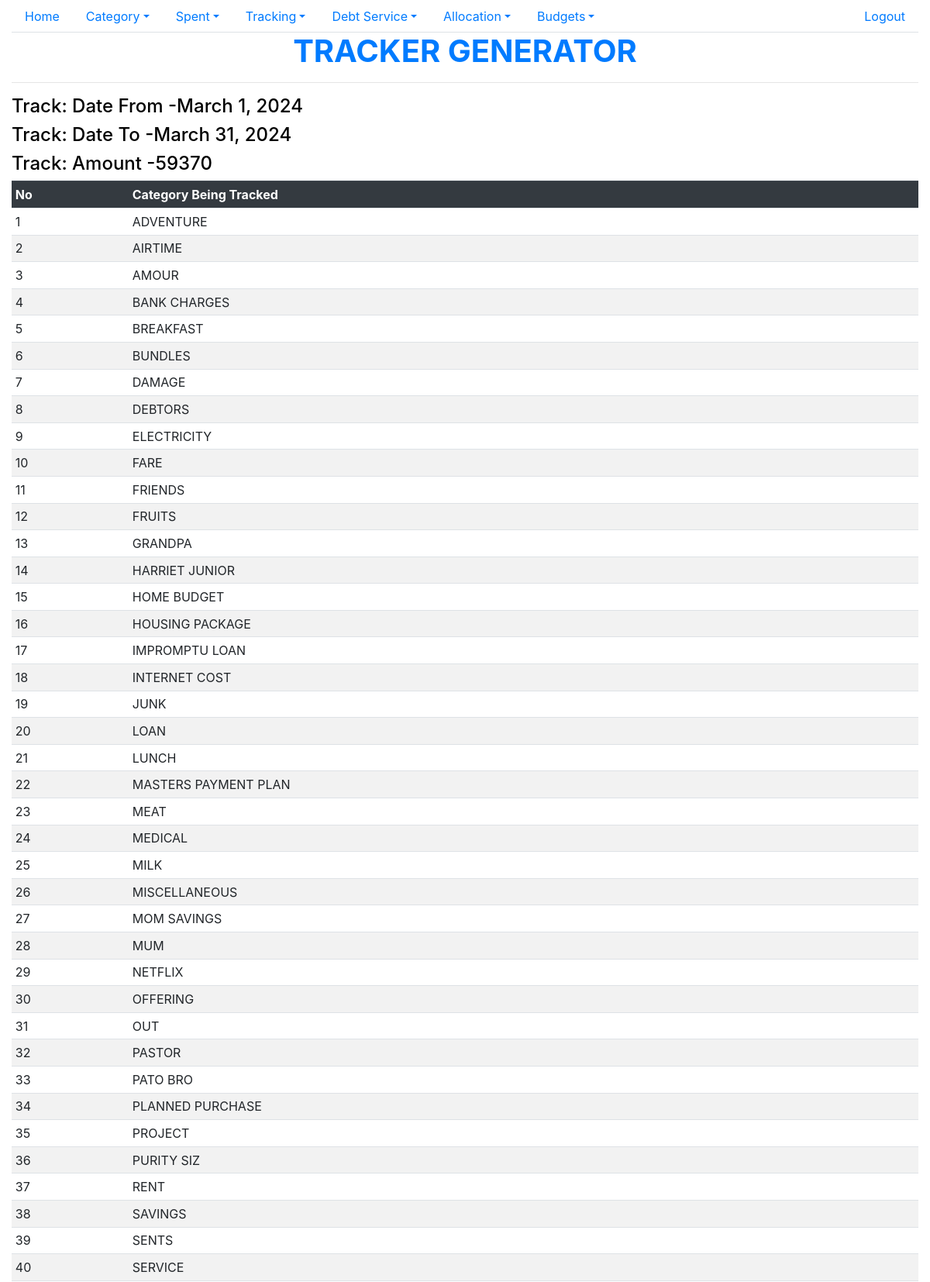
/trackerlist/37 (signed in, upper part), run on the app's committed database.
### spent/models.py (models this page shows, shortened)
class Track(models.Model):
    start_date = models.DateField()
    end_date = models.DateField(null=True,blank=True)
    amount = models.IntegerField()
    daily_limit = models.IntegerField(default=0)
    voided = models.IntegerField(default=0)
    user_id = models.ForeignKey(settings.AUTH_USER_MODEL,on_delete=models.CASCADE)
    date_created = models.DateTimeField(auto_now_add=True)
    date_updated = models.DateTimeField(auto_now=True)
    class Meta:
        ordering =["-start_date"]

class Tracker(models.Model):
    category_id= models.ForeignKey(Category,on_delete=models.CASCADE)
    voided = models.IntegerField(default=0)
    user_id = models.ForeignKey(settings.AUTH_USER_MODEL, on_delete=models.CASCADE)
    track_id = models.ForeignKey(Track,on_delete=models.CASCADE)
    date_created = models.DateTimeField(auto_now_add=True)
    date_updated = models.DateTimeField(auto_now=True)

class Category(models.Model):
    date = models.DateField()
    category = models.CharField(max_length=32)
    as_savings=models.BooleanField(default=False)
    budget_category = models.ForeignKey(BudgetClassItem,on_delete=models.CASCADE,blank=True,null=True)
    inactive = models.BooleanField(default=False)
    voided = models.IntegerField(default=0)
    user_id = models.ForeignKey(settings.AUTH_USER_MODEL, on_delete=models.CASCADE)
    date_created = models.DateTimeField(auto_now_add=True)
    date_updated = models.DateTimeField(auto_now=True)
    class Meta:
        ordering =["category"]

### spent/views.py (the view)
# urls.py: path('trackerlist/<int:pk>',views.TrackerListView.as_view(),name="tracker_list"),
class TrackerListView(LoginRequiredMixin,View):
    model =Tracker
    login_url = settings.LOGIN_URL
    template_name = "spent/tracker_list.html"
    def get(self,request,pk,*args,**kwargs):
        track =Track.objects.get(pk=pk)
        trackers = Tracker.objects.filter(track_id=track,voided=0)
        return render(request,self.template_name,{'trackers':trackers,'track':track})

### spent/templates/spent/tracker_list.html (shortened to what this page needs)
{% extends "base.html"%}
{% block content %}
<h1 class="text-center text-primary font-weight-bold">TRACKER GENERATOR</h1>
<hr/>
<h4>Track: Date From -{{track.start_date}}</h4>
<h4>Track: Date To -{{track.end_date}}</h4>
<h4>Track: Amount -{{track.amount}}</h4>
<table class="table table-sm table-striped">
  <tr class="thead-dark">
    <th>No</th><th>Category Being Tracked</th>
  </tr>
  {% for tracker in trackers %}
    <tr>
      <td>{{forloop.counter}}</td><td>{{tracker.category_id.category}}</td>
    </tr>
  {% endfor %}
</table>
{% endblock content %}

### static/spent/main.css (style rules this page uses)
body { color: #000; overflow-x: hidden; height: 100%; background-repeat: no-repeat; background-size: 100% 100% }

### data on the page
Track: start_date "March 1, 2024", end_date "March 31, 2024", amount "59370"
Tracker: category_id.category "ADVENTURE"
Tracker: category_id.category "AIRTIME"
Tracker: category_id.category "AMOUR"
Tracker: category_id.category "BANK CHARGES"
Tracker: category_id.category "BREAKFAST"
Tracker: category_id.category "BUNDLES"
Tracker: category_id.category "DAMAGE"
Tracker: category_id.category "DEBTORS"
Tracker: category_id.category "ELECTRICITY"
Tracker: category_id.category "FARE"
Tracker: category_id.category "FRIENDS"
Tracker: category_id.category "FRUITS"
Tracker: category_id.category "GRANDPA"
Tracker: category_id.category "HARRIET JUNIOR"
Tracker: category_id.category "HOME BUDGET"
Tracker: category_id.category "HOUSING PACKAGE"
Tracker: category_id.category "IMPROMPTU LOAN"
Tracker: category_id.category "INTERNET COST"
Tracker: category_id.category "JUNK"
Tracker: category_id.category "LOAN"
Tracker: category_id.category "LUNCH"
Tracker: category_id.category "MASTERS PAYMENT PLAN"
Tracker: category_id.category "MEAT"
Tracker: category_id.category "MEDICAL"
Tracker: category_id.category "MILK"
Tracker: category_id.category "MISCELLANEOUS"
Tracker: category_id.category "MOM SAVINGS"
Tracker: category_id.category "MUM"
Tracker: category_id.category "NETFLIX"
Tracker: category_id.category "OFFERING"
Tracker: category_id.category "OUT"
Tracker: category_id.category "PASTOR"
Tracker: category_id.category "PATO BRO"
Tracker: category_id.category "PLANNED PURCHASE"
Tracker: category_id.category "PROJECT"
Tracker: category_id.category "PURITY SIZ"
Tracker: category_id.category "RENT"
Tracker: category_id.category "SAVINGS"
Tracker: category_id.category "SENTS"
Tracker: category_id.category "SERVICE"
